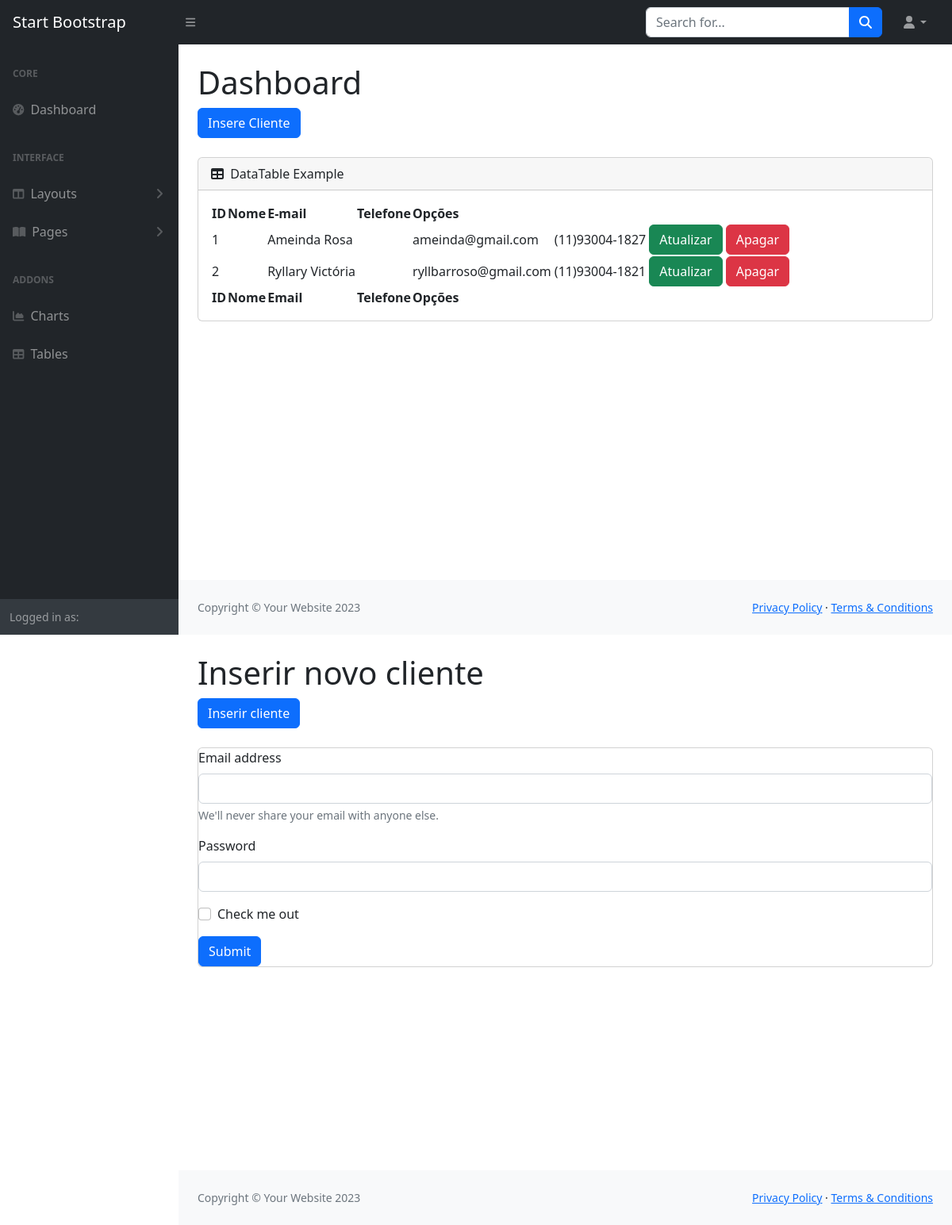
/painel/insere_cliente.php, run on the app's committed database.
### tables this page shows
CREATE TABLE `clientes` (
  `id_cliente` int(11) NOT NULL,
  `nome_cliente` varchar(255) NOT NULL,
  `email_cliente` varchar(255) NOT NULL,
  `telefone` varchar(14) NOT NULL
);

### painel/menu.php (the view, shortened to what this page needs)
<!DOCTYPE html>
<html lang="en">
<head>
    <link href="https://cdn.jsdelivr.net/npm/simple-datatables@7.1.2/dist/style.min.css" rel="stylesheet" />
    <link href="css/styles.css" rel="stylesheet" />
</head>
<body class="sb-nav-fixed">
    <nav class="sb-topnav navbar navbar-expand navbar-dark bg-dark">
        <a class="navbar-brand ps-3" href="index.php">Start Bootstrap</a>
        <button class="btn btn-link btn-sm order-1 order-lg-0 me-4 me-lg-0" id="sidebarToggle" href="#!"><i class="fas fa-bars"></i></button>
        <form class="d-none d-md-inline-block form-inline ms-auto me-0 me-md-3 my-2 my-md-0">
            <div class="input-group">
                <button class="btn btn-primary" id="btnNavbarSearch" type="button"><i class="fas fa-search"></i></button>
            </div>
        </form>
        <ul class="navbar-nav ms-auto ms-md-0 me-3 me-lg-4">
            <li class="nav-item dropdown">
                <a class="nav-link dropdown-toggle" id="navbarDropdown" href="#" role="button" data-bs-toggle="dropdown" aria-expanded="false"><i class="fas fa-user fa-fw"></i></a>
            </li>
        </ul>
    </nav>
    <div id="layoutSidenav">
        <div id="layoutSidenav_nav">
            <nav class="sb-sidenav accordion sb-sidenav-dark" id="sidenavAccordion">
                <div class="sb-sidenav-menu">
                    <div class="nav">
                        <div class="sb-sidenav-menu-heading">Core</div>
                        <a class="nav-link" href="index.html">
                            <div class="sb-nav-link-icon"><i class="fas fa-tachometer-alt"></i></div>
                        </a>
                        <div class="sb-sidenav-menu-heading">Interface</div>
                        <a class="nav-link collapsed" href="#" data-bs-toggle="collapse" data-bs-target="#collapseLayouts" aria-expanded="false" aria-controls="collapseLayouts">
                            <div class="sb-nav-link-icon"><i class="fas fa-columns"></i></div>
                            <div class="sb-sidenav-collapse-arrow"><i class="fas fa-angle-down"></i></div>
                        </a>
                        <a class="nav-link collapsed" href="#" data-bs-toggle="collapse" data-bs-target="#collapsePages" aria-expanded="false" aria-controls="collapsePages">
                            <div class="sb-nav-link-icon"><i class="fas fa-book-open"></i></div>
                            <div class="sb-sidenav-collapse-arrow"><i class="fas fa-angle-down"></i></div>
                        </a>
                        <div class="sb-sidenav-menu-heading">Addons</div>
                        <a class="nav-link" href="charts.html">
                            <div class="sb-nav-link-icon"><i class="fas fa-chart-area"></i></div>
                        </a>
                        <a class="nav-link" href="tables.html">
                            <div class="sb-nav-link-icon"><i class="fas fa-table"></i></div>
                        </a>
                    </div>
                </div>
                <div class="sb-sidenav-footer">
                    <div class="small">Logged in as:</div>
                </div>
            </nav>
        </div>
        <div id="layoutSidenav_content">
            <main>
                <div class="container-fluid px-4">
                    <h1 class="mt-4">Dashboard</h1>
                    <ol class="breadcrumb mb-4">
                        <li class="breadcrumb-item active"><a class="btn btn-primary" href="insere_cliente.php">Insere Cliente</a></li>
                    </ol>
                    <div class="card mb-4">
                        <div class="card-header">
                            <i class="fas fa-table me-1"></i>
                            DataTable Example
                        </div>
                        <div class="card-body">
                            <table id="datatablesSimple">
                                <thead>
                                    <tr>
                                        <th>ID</th>
                                        <th>Nome</th>
                                        <th>E-mail</th>
                                        <th>Telefone</th>
                                        <th>Opções</th>
                                    </tr>
                                </thead>
                                <tfoot>
                                    <tr>
                                        <th>ID</th>
                                        <th>Nome</th>
                                        <th>Email</th>
                                        <th>Telefone</th>
                                        <th>Opções</th>
                                    </tr>
                                </tfoot>
                                <tbody>
                                    <?php
                                        $sql = "SELECT * FROM clientes";
                                        $consulta = $conexao->query($sql);
                                        while($dados = $consulta->fetch_assoc()){
                                            echo "<tr>";
                                            echo "<td>".$dados['id_cliente']."<td>";
                                            echo "<td>".$dados['nome_cliente']."<td>";
                                            echo  "<td>".$dados['email_cliente']."<td>";
                                            echo  "<td>".$dados['telefone']."<td>";
                                            echo "<td>
                                                <a class='btn btn-success' href='Atualizar'>Atualizar</a>
                                                <a class='btn btn-danger' href='Apagar'>Apagar</a>
                                            </td>";
                                            echo "<tr>";
                                        }
                                    ?>
                                </tbody>
                            </table>
                        </div>
                    </div>
                </div>
            </main>
            <footer class="py-4 bg-light mt-auto">
                <div class="container-fluid px-4">
                    <div class="d-flex align-items-center justify-content-between small">
                        <div class="text-muted">Copyright &copy; Your Website 2023</div>
                        <div>
                            <a href="#">Privacy Policy</a>
                            &middot;
                            <a href="#">Terms &amp; Conditions</a>
                        </div>
                    </div>
                </div>
            </footer>
        </div>
    </div>
</body>
</html>

### data on the page
clientes: id_cliente "1", nome_cliente "Ameinda Rosa", email_cliente "ameinda@gmail.com", telefone "(11)93004-1827"
clientes: id_cliente "2", nome_cliente "Ryllary Victória", email_cliente "ryllbarroso@gmail.com", telefone "(11)93004-1821"
